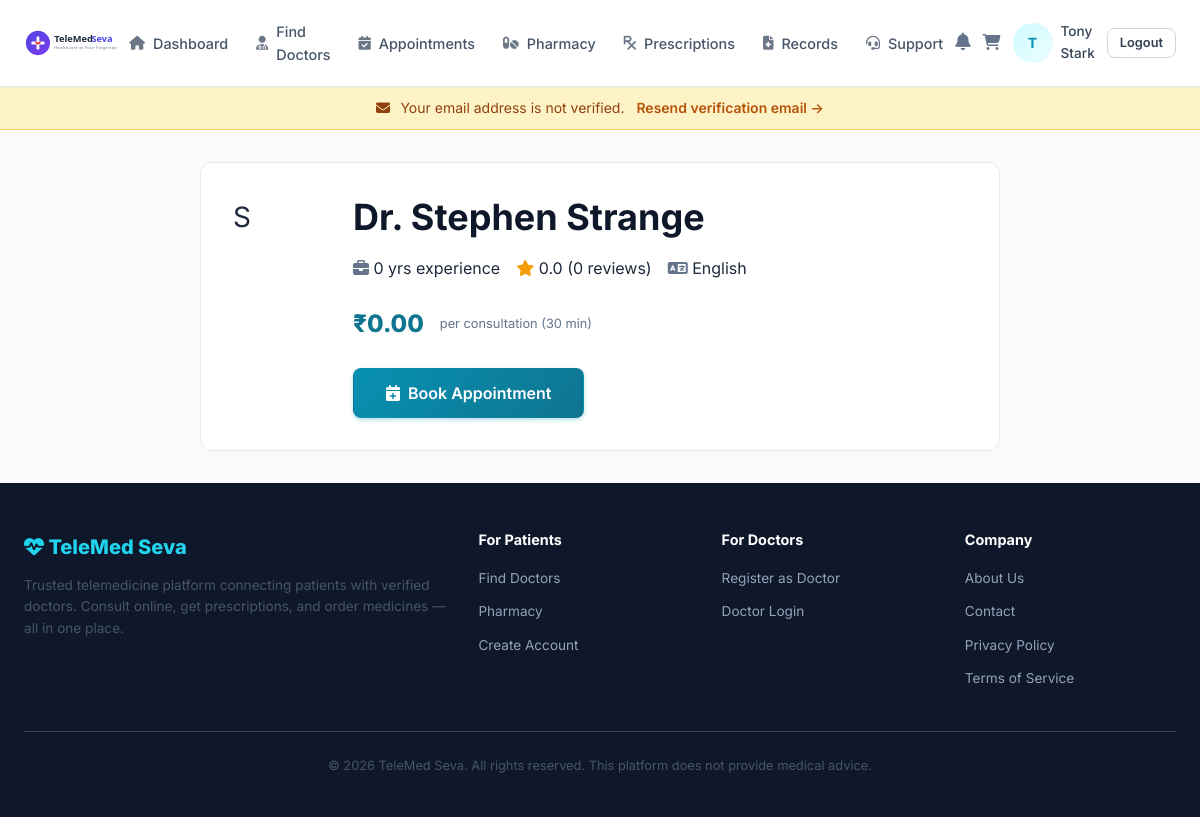
The app's page /doctor/view/1 (signed in) with its own data.
### app/models/user.py (models this page shows, shortened)
class User(UserMixin, db.Model):
    __tablename__ = 'users'
    id = db.Column(db.Integer, primary_key=True)
    email = db.Column(db.String(255), unique=True, nullable=False, index=True)
    password_hash = db.Column(db.String(256), nullable=False)
    role = db.Column(db.Enum(UserRole), nullable=False, default=UserRole.PATIENT)
    is_active = db.Column(db.Boolean, default=True, nullable=False)
    email_verified = db.Column(db.Boolean, default=False, nullable=False)
    created_at = db.Column(db.DateTime, default=lambda: datetime.now(timezone.utc), nullable=False)
    updated_at = db.Column(
        db.DateTime,
        default=lambda: datetime.now(timezone.utc),
        onupdate=lambda: datetime.now(timezone.utc),
    )
    last_login_at = db.Column(db.DateTime)
    last_login_ip = db.Column(db.String(45))
    patient_profile = db.relationship(
        'PatientProfile', backref='user', uselist=False, cascade='all, delete-orphan'
    )
    doctor_profile = db.relationship(
        'DoctorProfile', backref='user', uselist=False, cascade='all, delete-orphan'
    )
    addresses = db.relationship('Address', backref='user', lazy='dynamic', cascade='all, delete-orphan')
    notifications = db.relationship('Notification', backref='user', lazy='dynamic', cascade='all, delete-orphan')
    @property
    def display_name(self):
        if self.role == UserRole.PATIENT and self.patient_profile:
            return self.patient_profile.full_name
        if self.role == UserRole.DOCTOR and self.doctor_profile:
            return f'Dr. {self.doctor_profile.full_name}'
        return self.email.split('@')[0]
    @property
    def avatar_url(self):
        profile = self.patient_profile or self.doctor_profile
        if profile and profile.avatar:
            return f'/uploads/avatars/{profile.avatar}'
        return None

class PatientProfile(db.Model):
    __tablename__ = 'patient_profiles'
    id = db.Column(db.Integer, primary_key=True)
    user_id = db.Column(db.Integer, db.ForeignKey('users.id', ondelete='CASCADE'), unique=True, nullable=False)
    first_name = db.Column(db.String(100), nullable=False)
    last_name = db.Column(db.String(100), nullable=False)
    phone = db.Column(db.String(20))
    date_of_birth = db.Column(db.Date)
    gender = db.Column(db.Enum(Gender))
    blood_group = db.Column(db.Enum(BloodGroup))
    avatar = db.Column(db.String(255))
    allergies = db.Column(db.Text)
    medical_history = db.Column(db.Text)
    emergency_contact_name = db.Column(db.String(200))
    emergency_contact_phone = db.Column(db.String(20))
    created_at = db.Column(db.DateTime, default=lambda: datetime.now(timezone.utc), nullable=False)
    updated_at = db.Column(
        db.DateTime,
        default=lambda: datetime.now(timezone.utc),
        onupdate=lambda: datetime.now(timezone.utc),
    )
    @property
    def full_name(self):
        return f'{self.first_name} {self.last_name}'

class DoctorProfile(db.Model):
    __tablename__ = 'doctor_profiles'
    id = db.Column(db.Integer, primary_key=True)
    user_id = db.Column(db.Integer, db.ForeignKey('users.id', ondelete='CASCADE'), unique=True, nullable=False)
    first_name = db.Column(db.String(100), nullable=False)
    last_name = db.Column(db.String(100), nullable=False)
    phone = db.Column(db.String(20))
    avatar = db.Column(db.String(255))
    specialty_id = db.Column(db.Integer, db.ForeignKey('specialties.id'), nullable=True)
    qualifications = db.Column(db.String(500))
    registration_number = db.Column(db.String(100))
    experience_years = db.Column(db.Integer, default=0)
    bio = db.Column(db.Text)
    languages = db.Column(db.String(300))
    consultation_fee = db.Column(db.Numeric(10, 2), default=0)
    consultation_duration = db.Column(db.Integer, default=30)  # minutes
    is_verified = db.Column(db.Boolean, default=False, nullable=False)
    is_available = db.Column(db.Boolean, default=True, nullable=False)
    created_at = db.Column(db.DateTime, default=lambda: datetime.now(timezone.utc), nullable=False)
    updated_at = db.Column(
        db.DateTime,
        default=lambda: datetime.now(timezone.utc),
        onupdate=lambda: datetime.now(timezone.utc),
    )
    specialty = db.relationship('Specialty', backref='doctors')
    verification = db.relationship(
        'DoctorVerification', backref='doctor', uselist=False, cascade='all, delete-orphan'
    )
    availabilities = db.relationship('Availability', backref='doctor', cascade='all, delete-orphan')
    reviews = db.relationship('Review', backref='doctor', lazy='dynamic')
    @property
    def full_name(self):
        return f'{self.first_name} {self.last_name}'
    @property
    def average_rating(self):
        if hasattr(self, '_avg_rating'):
            return self._avg_rating
        from .review import Review
        result = db.session.query(db.func.avg(Review.rating)).filter(
            Review.doctor_id == self.id
        ).scalar()
        return round(float(result), 1) if result else 0.0
    @property
    def review_count(self):
        if hasattr(self, '_review_count'):
            return self._review_count
        from .review import Review
        return Review.query.filter_by(doctor_id=self.id).count()

### app/doctor/routes.py (the view)
@doctor_bp.route('/view/<int:doctor_id>')
def public_profile(doctor_id):
    doc = DoctorProfile.query.get_or_404(doctor_id)
    reviews = Review.query.filter_by(doctor_id=doc.id, is_visible=True)\
        .order_by(Review.created_at.desc()).limit(10).all()
    return render_template(
        'doctor/public_profile.html', title=f'Dr. {doc.full_name}',
        doctor=doc, reviews=reviews,
    )

### app/__init__.py (called while the page is built)
def _init_extensions(app):
    db.init_app(app)
    migrate.init_app(app, db)
    login_manager.init_app(app)
    csrf.init_app(app)
    mail.init_app(app)
    if app.config.get('RATELIMIT_ENABLED', True):
        limiter.init_app(app)
    else:
        limiter.enabled = False
        limiter.init_app(app)
    @login_manager.user_loader
    def load_user(user_id):
        from .models.user import User
        return db.session.get(User, int(user_id))

def _register_context_processors(app):
    from datetime import datetime, timezone
    @app.context_processor
    def inject_platform():
        return {
            'platform_name': app.config['PLATFORM_NAME'],
            'currency': app.config['PLATFORM_CURRENCY_SYMBOL'],
            'now': lambda: datetime.now(timezone.utc),
        }
    @app.context_processor
    def inject_notification_count():
        from flask_login import current_user
        if current_user.is_authenticated:
            from .models.notification import Notification
            count = Notification.query.filter_by(
                user_id=current_user.id, is_read=False
            ).count()
            return {'unread_notification_count': count}
        return {'unread_notification_count': 0}

### app/templates/doctor/public_profile.html (shortened to what this page needs)
{% extends "base.html" %}
{% block content %}
<div class="container">
  <div class="card" style="max-width:800px; margin:0 auto;">
    <div class="card-body" style="padding:var(--space-8);">
      <div style="display:flex; gap:var(--space-6); align-items:flex-start;">
        <div class="avatar-xl">{% if doctor.avatar %}<img src="/uploads/avatars/{{ doctor.avatar }}">{% else %}{{ doctor.first_name[0] }}{% endif %}</div>
        <div style="flex:1;">
          <h1 style="margin-bottom:var(--space-1);">Dr. {{ doctor.full_name }}</h1>
          <div class="flex gap-4 mt-4" style="flex-wrap:wrap;">
            <span><i class="fas fa-briefcase text-muted"></i> {{ doctor.experience_years }} yrs experience</span>
            <span><i class="fas fa-star text-warning"></i> {{ doctor.average_rating }} ({{ doctor.review_count }} reviews)</span>
            <span><i class="fas fa-language text-muted"></i> {{ doctor.languages or 'English' }}</span>
          </div>
          <div style="margin-top:var(--space-6); display:flex; align-items:center; gap:var(--space-4);">
            <span style="font-size:1.5rem; font-weight:800; color:var(--primary-dark);">{{ currency }}{{ doctor.consultation_fee }}</span>
            <span class="text-sm text-muted">per consultation ({{ doctor.consultation_duration }} min)</span>
          </div>
          {% if doctor.is_verified and doctor.is_available %}
          <a href="{{ url_for('appointments.book', doctor_id=doctor.id) }}" class="btn btn-primary btn-lg mt-6"><i class="fas fa-calendar-plus"></i> Book Appointment</a>
          {% endif %}
        </div>
      </div>
    </div>
  </div>
</div>
{% endblock %}

### app/templates/base.html (shortened to what this page needs)
<!DOCTYPE html>
<html lang="en">
<head>
  <link rel="stylesheet" href="https://cdnjs.cloudflare.com/ajax/libs/font-awesome/6.5.1/css/all.min.css">
  <link rel="stylesheet" href="{{ url_for('static', filename='css/style.css') }}">
</head>
<body>
  <nav class="navbar">
    <div class="navbar-inner">
      <a href="{{ url_for('auth.login') if not current_user.is_authenticated else
                 (url_for('patient.dashboard') if current_user.role.value == 'patient' else
                  url_for('doctor.dashboard') if current_user.role.value == 'doctor' else
                  url_for('admin.dashboard')) }}" class="navbar-brand">
        <img src="{{ url_for('static', filename='images/logo.svg') }}" alt="TeleMed Seva" style="height: 40px; margin-right: 0;">
      </a>
      <ul class="navbar-nav">
        {% if current_user.is_authenticated %}
          {% if current_user.role.value == 'patient' %}
            <li><a href="{{ url_for('patient.dashboard') }}" class="{{ 'active' if request.endpoint == 'patient.dashboard' }}"><i class="fas fa-home"></i> Dashboard</a></li>
            <li><a href="{{ url_for('appointments.search_doctors') }}" class="{{ 'active' if 'appointments' in request.endpoint|default('') }}"><i class="fas fa-user-md"></i> Find Doctors</a></li>
            <li><a href="{{ url_for('appointments.my_appointments') }}"><i class="fas fa-calendar-check"></i> Appointments</a></li>
            <li><a href="{{ url_for('pharmacy.catalog') }}" class="{{ 'active' if 'pharmacy' in request.endpoint|default('') }}"><i class="fas fa-pills"></i> Pharmacy</a></li>
            <li><a href="{{ url_for('prescriptions.my_prescriptions') }}"><i class="fas fa-prescription"></i> Prescriptions</a></li>
            <li><a href="{{ url_for('patient.medical_records') }}"><i class="fas fa-file-medical"></i> Records</a></li>
            <li><a href="{{ url_for('patient.support') }}"><i class="fas fa-headset"></i> Support</a></li>
          {% endif %}
        {% endif %}
      </ul>
      <div class="navbar-actions">
        {% if current_user.is_authenticated %}
          <a href="{{ url_for('notifications.list_notifications') }}" class="notification-badge" title="Notifications">
            <i class="fas fa-bell" style="font-size:1.1rem; color:var(--gray-500);"></i>
          </a>
          {% if current_user.role.value == 'patient' %}
            <a href="{{ url_for('pharmacy.cart') }}" title="Cart" style="color:var(--gray-500);">
              <i class="fas fa-shopping-cart"></i>
            </a>
          {% endif %}
          <div style="display:flex; align-items:center; gap:0.5rem;">
            <div class="avatar">
              {% if current_user.avatar_url %}
                <img src="{{ current_user.avatar_url }}" alt="Avatar">
              {% else %}
                {{ current_user.display_name[0] | upper }}
              {% endif %}
            </div>
            <a href="{% if current_user.role.value == 'patient' %}{{ url_for('patient.profile') }}{% elif current_user.role.value == 'doctor' %}{{ url_for('doctor.profile') }}{% else %}{{ url_for('admin.dashboard') }}{% endif %}"
               style="color:var(--gray-700); font-weight:500; font-size:0.85rem;">
              {{ current_user.display_name | truncate(20) }}
            </a>
          </div>
          <a href="{{ url_for('auth.logout') }}" class="btn btn-outline btn-sm">Logout</a>
        {% else %}
          <a href="{{ url_for('auth.login') }}" class="btn btn-outline btn-sm">Log In</a>
          <a href="{{ url_for('auth.register') }}" class="btn btn-primary btn-sm">Sign Up</a>
        {% endif %}
      </div>
    </div>
  </nav>
  {% if current_user.is_authenticated and not current_user.email_verified %}
    <div style="background:#fef3c7;border-bottom:1px solid #fcd34d;padding:0.6rem 1rem;text-align:center;font-size:0.875rem;color:#92400e;">
      <i class="fas fa-envelope" style="margin-right:0.4rem;"></i>
      Your email address is not verified.
      <a href="{{ url_for('auth.resend_verification') }}" style="color:#b45309;font-weight:600;margin-left:0.5rem;">
        Resend verification email &rarr;
      </a>
    </div>
  {% endif %}
  <main class="page-content">
    {% block content %}{% endblock %}
  </main>
  {% block footer %}
  <footer class="footer">
    <div class="container">
      <div class="footer-grid">
        <div>
          <div class="footer-brand"><i class="fas fa-heartbeat"></i> {{ platform_name }}</div>
          <p style="font-size:0.85rem; margin-bottom:var(--space-4);">
            Trusted telemedicine platform connecting patients with verified doctors.
            Consult online, get prescriptions, and order medicines — all in one place.
          </p>
        </div>
        <div>
          <h5>For Patients</h5>
          <ul>
            <li><a href="{{ url_for('appointments.search_doctors') }}">Find Doctors</a></li>
            <li><a href="{{ url_for('pharmacy.catalog') }}">Pharmacy</a></li>
            <li><a href="{{ url_for('auth.register') }}">Create Account</a></li>
          </ul>
        </div>
        <div>
          <h5>For Doctors</h5>
          <ul>
            <li><a href="{{ url_for('auth.register') }}">Register as Doctor</a></li>
            <li><a href="{{ url_for('auth.login') }}">Doctor Login</a></li>
          </ul>
        </div>
        <div>
          <h5>Company</h5>
          <ul>
            <li><a href="#">About Us</a></li>
            <li><a href="#">Contact</a></li>
            <li><a href="#">Privacy Policy</a></li>
            <li><a href="#">Terms of Service</a></li>
          </ul>
        </div>
      </div>
      <div class="footer-bottom">
        <p>&copy; {{ now().year }} {{ platform_name }}. All rights reserved. This platform does not provide medical advice.</p>
      </div>
    </div>
  </footer>
  {% endblock %}
</body>
</html>

### records on screen
User: role.last_name "T", display_name "Tony Stark"
DoctorProfile: first_name "S", full_name "Stephen Strange", experience_years "0", languages "English", consultation_fee "0.00", consultation_duration "30"

### other values on screen
{{ doctor.average_rating }} "0.0"
{{ doctor.review_count }} "0"
{{ currency }} "₹"
{{ platform_name }} "TeleMed Seva"
